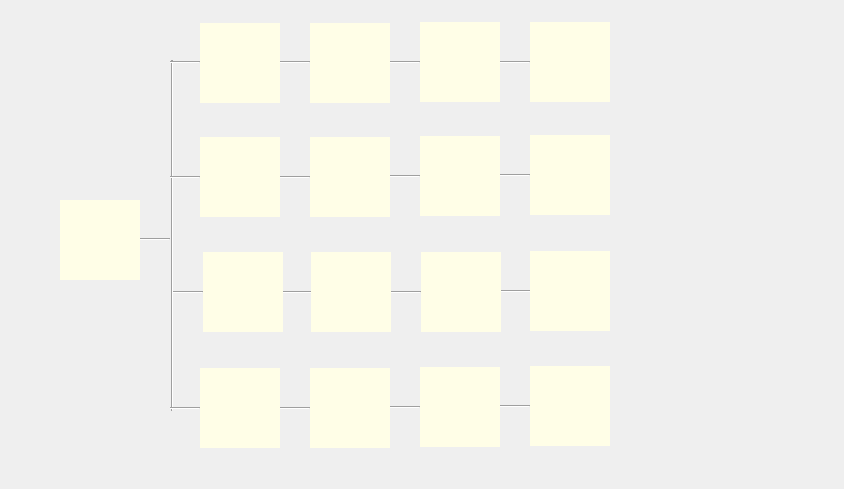
         <widget class="QWidget" name="TimeManagerContents">
          <property name="geometry">
           <rect>
            <x>0</x>
            <y>0</y>
            <width>844</width>
            <height>489</height>
           </rect>
          </property>
          <widget class="Line" name="line_25">
           <property name="geometry">
            <rect>
             <x>500</x>
             <y>60</y>
             <width>30</width>
             <height>5</height>
            </rect>
           </property>
           <property name="sizePolicy">
            <sizepolicy hsizetype="Minimum" vsizetype="Fixed">
             <horstretch>0</horstretch>
             <verstretch>0</verstretch>
            </sizepolicy>
           </property>
           <property name="minimumSize">
            <size>
             <width>30</width>
             <height>5</height>
            </size>
           </property>
           <property name="maximumSize">
            <size>
             <width>30</width>
             <height>5</height>
            </size>
           </property>
           <property name="orientation">
            <enum>Qt::Horizontal</enum>
           </property>
          </widget>
          <widget class="Line" name="line_28">
           <property name="geometry">
            <rect>
             <x>501</x>
             <y>289</y>
             <width>30</width>
             <height>5</height>
            </rect>
           </property>
           <property name="sizePolicy">
            <sizepolicy hsizetype="Minimum" vsizetype="Fixed">
             <horstretch>0</horstretch>
             <verstretch>0</verstretch>
            </sizepolicy>
           </property>
           <property name="minimumSize">
            <size>
             <width>30</width>
             <height>5</height>
            </size>
           </property>
           <property name="maximumSize">
            <size>
             <width>30</width>
             <height>5</height>
            </size>
           </property>
           <property name="orientation">
            <enum>Qt::Horizontal</enum>
           </property>
          </widget>
          <widget class="Line" name="line_6">
           <property name="geometry">
            <rect>
             <x>170</x>
             <y>60</y>
             <width>5</width>
             <height>351</height>
            </rect>
           </property>
           <property name="minimumSize">
            <size>
             <width>5</width>
             <height>0</height>
            </size>
           </property>
           <property name="maximumSize">
            <size>
             <width>5</width>
             <height>16777215</height>
            </size>
           </property>
           <property name="orientation">
            <enum>Qt::Vertical</enum>
           </property>
          </widget>
          <widget class="Line" name="line_29">
           <property name="geometry">
            <rect>
             <x>390</x>
             <y>405</y>
             <width>30</width>
             <height>5</height>
            </rect>
           </property>
           <property name="sizePolicy">
            <sizepolicy hsizetype="Minimum" vsizetype="Fixed">
             <horstretch>0</horstretch>
             <verstretch>0</verstretch>
            </sizepolicy>
           </property>
           <property name="minimumSize">
            <size>
             <width>30</width>
             <height>5</height>
            </size>
           </property>
           <property name="maximumSize">
            <size>
             <width>30</width>
             <height>5</height>
            </size>
           </property>
           <property name="orientation">
            <enum>Qt::Horizontal</enum>
           </property>
          </widget>
          <widget class="QFrame" name="LaunchAppCount_2">
           <property name="geometry">
            <rect>
             <x>200</x>
             <y>368</y>
             <width>80</width>
             <height>80</height>
            </rect>
           </property>
           <property name="minimumSize">
            <size>
             <width>80</width>
             <height>80</height>
            </size>
           </property>
           <property name="maximumSize">
            <size>
             <width>80</width>
             <height>80</height>
            </size>
           </property>
           <property name="styleSheet">
            <string notr="true">border:0;
background-color: rgb(255, 254, 231);</string>
           </property>
           <property name="frameShape">
            <enum>QFrame::StyledPanel</enum>
           </property>
           <property name="frameShadow">
            <enum>QFrame::Raised</enum>
           </property>
          </widget>
          <widget class="QFrame" name="AllEatingCount">
           <property name="geometry">
            <rect>
             <x>200</x>
             <y>23</y>
             <width>80</width>
             <height>80</height>
            </rect>
           </property>
           <property name="minimumSize">
            <size>
             <width>80</width>
             <height>80</height>
            </size>
           </property>
           <property name="maximumSize">
            <size>
             <width>80</width>
             <height>80</height>
            </size>
           </property>
           <property name="styleSheet">
            <string notr="true">border:0;
background-color: rgb(255, 254, 231);</string>
           </property>
           <property name="frameShape">
            <enum>QFrame::StyledPanel</enum>
           </property>
           <property name="frameShadow">
            <enum>QFrame::Raised</enum>
           </property>
          </widget>
          <widget class="QFrame" name="MarathonRuunner_2">
           <property name="geometry">
            <rect>
             <x>310</x>
             <y>23</y>
             <width>80</width>
             <height>80</height>
            </rect>
           </property>
           <property name="minimumSize">
            <size>
             <width>80</width>
             <height>80</height>
            </size>
           </property>
           <property name="maximumSize">
            <size>
             <width>80</width>
             <height>80</height>
            </size>
           </property>
           <property name="styleSheet">
            <string notr="true">border:0;
background-color: rgb(255, 254, 231);</string>
           </property>
           <property name="frameShape">
            <enum>QFrame::StyledPanel</enum>
           </property>
           <property name="frameShadow">
            <enum>QFrame::Raised</enum>
           </property>
          </widget>
          <widget class="Line" name="line_31">
           <property name="geometry">
            <rect>
             <x>391</x>
             <y>290</y>
             <width>30</width>
             <height>5</height>
            </rect>
           </property>
           <property name="sizePolicy">
            <sizepolicy hsizetype="Minimum" vsizetype="Fixed">
             <horstretch>0</horstretch>
             <verstretch>0</verstretch>
            </sizepolicy>
           </property>
           <property name="minimumSize">
            <size>
             <width>30</width>
             <height>5</height>
            </size>
           </property>
           <property name="maximumSize">
            <size>
             <width>30</width>
             <height>5</height>
            </size>
           </property>
           <property name="orientation">
            <enum>Qt::Horizontal</enum>
           </property>
          </widget>
          <widget class="QFrame" name="ResearchCount_2">
           <property name="geometry">
            <rect>
             <x>203</x>
             <y>252</y>
             <width>80</width>
             <height>80</height>
            </rect>
           </property>
           <property name="minimumSize">
            <size>
             <width>80</width>
             <height>80</height>
            </size>
           </property>
           <property name="maximumSize">
            <size>
             <width>80</width>
             <height>80</height>
            </size>
           </property>
           <property name="styleSheet">
            <string notr="true">border:0;
background-color: rgb(255, 254, 231);</string>
           </property>
           <property name="frameShape">
            <enum>QFrame::StyledPanel</enum>
           </property>
           <property name="frameShadow">
            <enum>QFrame::Raised</enum>
           </property>
          </widget>
          <widget class="Line" name="line_32">
           <property name="geometry">
            <rect>
             <x>500</x>
             <y>404</y>
             <width>30</width>
             <height>5</height>
            </rect>
           </property>
           <property name="sizePolicy">
            <sizepolicy hsizetype="Minimum" vsizetype="Fixed">
             <horstretch>0</horstretch>
             <verstretch>0</verstretch>
            </sizepolicy>
           </property>
           <property name="minimumSize">
            <size>
             <width>30</width>
             <height>5</height>
            </size>
           </property>
           <property name="maximumSize">
            <size>
             <width>30</width>
             <height>5</height>
            </size>
           </property>
           <property name="orientation">
            <enum>Qt::Horizontal</enum>
           </property>
          </widget>
          <widget class="QFrame" name="SearchWizard_2">
           <property name="geometry">
            <rect>
             <x>530</x>
             <y>251</y>
             <width>80</width>
             <height>80</height>
            </rect>
           </property>
           <property name="minimumSize">
            <size>
             <width>80</width>
             <height>80</height>
            </size>
           </property>
           <property name="maximumSize">
            <size>
             <width>80</width>
             <height>80</height>
            </size>
           </property>
           <property name="styleSheet">
            <string notr="true">border:0;
background-color: rgb(255, 254, 231);</string>
           </property>
           <property name="frameShape">
            <enum>QFrame::StyledPanel</enum>
           </property>
           <property name="frameShadow">
            <enum>QFrame::Raised</enum>
           </property>
          </widget>
          <widget class="QFrame" name="InfoNinja_2">
           <property name="geometry">
            <rect>
             <x>530</x>
             <y>135</y>
             <width>80</width>
             <height>80</height>
            </rect>
           </property>
           <property name="minimumSize">
            <size>
             <width>80</width>
             <height>80</height>
            </size>
           </property>
           <property name="maximumSize">
            <size>
             <width>80</width>
             <height>80</height>
            </size>
           </property>
           <property name="styleSheet">
            <string notr="true">border:0;
background-color: rgb(255, 254, 231);</string>
           </property>
           <property name="frameShape">
            <enum>QFrame::StyledPanel</enum>
           </property>
           <property name="frameShadow">
            <enum>QFrame::Raised</enum>
           </property>
          </widget>
          <widget class="QFrame" name="SearchMaestro_2">
           <property name="geometry">
            <rect>
             <x>421</x>
             <y>252</y>
             <width>80</width>
             <height>80</height>
            </rect>
           </property>
           <property name="minimumSize">
            <size>
             <width>80</width>
             <height>80</height>
            </size>
           </property>
           <property name="maximumSize">
            <size>
             <width>80</width>
             <height>80</height>
            </size>
           </property>
           <property name="styleSheet">
            <string notr="true">border:0;
background-color: rgb(255, 254, 231);</string>
           </property>
           <property name="frameShape">
            <enum>QFrame::StyledPanel</enum>
           </property>
           <property name="frameShadow">
            <enum>QFrame::Raised</enum>
           </property>
          </widget>
          <widget class="Line" name="line_7">
           <property name="geometry">
            <rect>
             <x>140</x>
             <y>237</y>
             <width>30</width>
             <height>5</height>
            </rect>
           </property>
           <property name="sizePolicy">
            <sizepolicy hsizetype="Minimum" vsizetype="Fixed">
             <horstretch>0</horstretch>
             <verstretch>0</verstretch>
            </sizepolicy>
           </property>
           <property name="minimumSize">
            <size>
             <width>30</width>
             <height>5</height>
            </size>
           </property>
           <property name="maximumSize">
            <size>
             <width>30</width>
             <height>5</height>
            </size>
           </property>
           <property name="orientation">
            <enum>Qt::Horizontal</enum>
           </property>
          </widget>
          <widget class="Line" name="line_33">
           <property name="geometry">
            <rect>
             <x>280</x>
             <y>406</y>
             <width>30</width>
             <height>5</height>
            </rect>
           </property>
           <property name="sizePolicy">
            <sizepolicy hsizetype="Minimum" vsizetype="Fixed">
             <horstretch>0</horstretch>
             <verstretch>0</verstretch>
            </sizepolicy>
           </property>
           <property name="minimumSize">
            <size>
             <width>30</width>
             <height>5</height>
            </size>
           </property>
           <property name="maximumSize">
            <size>
             <width>30</width>
             <height>5</height>
            </size>
           </property>
           <property name="orientation">
            <enum>Qt::Horizontal</enum>
           </property>
          </widget>
          <widget class="Line" name="line_34">
           <property name="geometry">
            <rect>
             <x>283</x>
             <y>290</y>
             <width>30</width>
             <height>5</height>
            </rect>
           </property>
           <property name="sizePolicy">
            <sizepolicy hsizetype="Minimum" vsizetype="Fixed">
             <horstretch>0</horstretch>
             <verstretch>0</verstretch>
            </sizepolicy>
           </property>
           <property name="minimumSize">
            <size>
             <width>30</width>
             <height>5</height>
            </size>
           </property>
           <property name="maximumSize">
            <size>
             <width>30</width>
             <height>5</height>
            </size>
           </property>
           <property name="orientation">
            <enum>Qt::Horizontal</enum>
           </property>
          </widget>
          <widget class="Line" name="line_35">
           <property name="geometry">
            <rect>
             <x>390</x>
             <y>60</y>
             <width>30</width>
             <height>5</height>
            </rect>
           </property>
           <property name="sizePolicy">
            <sizepolicy hsizetype="Minimum" vsizetype="Fixed">
             <horstretch>0</horstretch>
             <verstretch>0</verstretch>
            </sizepolicy>
           </property>
           <property name="minimumSize">
            <size>
             <width>30</width>
             <height>5</height>
            </size>
           </property>
           <property name="maximumSize">
            <size>
             <width>30</width>
             <height>5</height>
            </size>
           </property>
           <property name="orientation">
            <enum>Qt::Horizontal</enum>
           </property>
          </widget>
          <widget class="QFrame" name="InfoConnoisseur_2">
           <property name="geometry">
            <rect>
             <x>420</x>
             <y>136</y>
             <width>80</width>
             <height>80</height>
            </rect>
           </property>
           <property name="minimumSize">
            <size>
             <width>80</width>
             <height>80</height>
            </size>
           </property>
           <property name="maximumSize">
            <size>
             <width>80</width>
             <height>80</height>
            </size>
           </property>
           <property name="styleSheet">
            <string notr="true">border:0;
background-color: rgb(255, 254, 231);</string>
           </property>
           <property name="frameShape">
            <enum>QFrame::StyledPanel</enum>
           </property>
           <property name="frameShadow">
            <enum>QFrame::Raised</enum>
           </property>
          </widget>
          <widget class="Line" name="line_8">
           <property name="geometry">
            <rect>
             <x>173</x>
             <y>290</y>
             <width>30</width>
             <height>5</height>
            </rect>
           </property>
           <property name="sizePolicy">
            <sizepolicy hsizetype="Minimum" vsizetype="Fixed">
             <horstretch>0</horstretch>
             <verstretch>0</verstretch>
            </sizepolicy>
           </property>
           <property name="minimumSize">
            <size>
             <width>30</width>
             <height>5</height>
            </size>
           </property>
           <property name="maximumSize">
            <size>
             <width>30</width>
             <height>5</height>
            </size>
           </property>
           <property name="orientation">
            <enum>Qt::Horizontal</enum>
           </property>
          </widget>
          <widget class="Line" name="line_9">
           <property name="geometry">
            <rect>
             <x>170</x>
             <y>60</y>
             <width>30</width>
             <height>5</height>
            </rect>
           </property>
           <property name="sizePolicy">
            <sizepolicy hsizetype="Minimum" vsizetype="Fixed">
             <horstretch>0</horstretch>
             <verstretch>0</verstretch>
            </sizepolicy>
           </property>
           <property name="minimumSize">
            <size>
             <width>30</width>
             <height>5</height>
            </size>
           </property>
           <property name="maximumSize">
            <size>
             <width>30</width>
             <height>5</height>
            </size>
           </property>
           <property name="orientation">
            <enum>Qt::Horizontal</enum>
           </property>
          </widget>
          <widget class="Line" name="line_10">
           <property name="geometry">
            <rect>
             <x>170</x>
             <y>406</y>
             <width>30</width>
             <height>5</height>
            </rect>
           </property>
           <property name="sizePolicy">
            <sizepolicy hsizetype="Minimum" vsizetype="Fixed">
             <horstretch>0</horstretch>
             <verstretch>0</verstretch>
            </sizepolicy>
           </property>
           <property name="minimumSize">
            <size>
             <width>30</width>
             <height>5</height>
            </size>
           </property>
           <property name="maximumSize">
            <size>
             <width>30</width>
             <height>5</height>
            </size>
           </property>
           <property name="orientation">
            <enum>Qt::Horizontal</enum>
           </property>
          </widget>
          <widget class="QFrame" name="AAAAA">
           <property name="geometry">
            <rect>
             <x>60</x>
             <y>200</y>
             <width>80</width>
             <height>80</height>
            </rect>
           </property>
           <property name="minimumSize">
            <size>
             <width>80</width>
             <height>80</height>
            </size>
           </property>
           <property name="maximumSize">
            <size>
             <width>80</width>
             <height>80</height>
            </size>
           </property>
           <property name="styleSheet">
            <string notr="true">border:0;
background-color: rgb(255, 254, 231);</string>
           </property>
           <property name="frameShape">
            <enum>QFrame::StyledPanel</enum>
           </property>
           <property name="frameShadow">
            <enum>QFrame::Raised</enum>
           </property>
          </widget>
          <widget class="QFrame" name="WorkingCount">
           <property name="geometry">
            <rect>
             <x>200</x>
             <y>137</y>
             <width>80</width>
             <height>80</height>
            </rect>
           </property>
           <property name="minimumSize">
            <size>
             <width>80</width>
             <height>80</height>
            </size>
           </property>
           <property name="maximumSize">
            <size>
             <width>80</width>
             <height>80</height>
            </size>
           </property>
           <property name="styleSheet">
            <string notr="true">border:0;
background-color: rgb(255, 254, 231);</string>
           </property>
           <property name="frameShape">
            <enum>QFrame::StyledPanel</enum>
           </property>
           <property name="frameShadow">
            <enum>QFrame::Raised</enum>
           </property>
          </widget>
          <widget class="Line" name="line_36">
           <property name="geometry">
            <rect>
             <x>170</x>
             <y>175</y>
             <width>30</width>
             <height>5</height>
            </rect>
           </property>
           <property name="sizePolicy">
            <sizepolicy hsizetype="Minimum" vsizetype="Fixed">
             <horstretch>0</horstretch>
             <verstretch>0</verstretch>
            </sizepolicy>
           </property>
           <property name="minimumSize">
            <size>
             <width>30</width>
             <height>5</height>
            </size>
           </property>
           <property name="maximumSize">
            <size>
             <width>30</width>
             <height>5</height>
            </size>
           </property>
           <property name="orientation">
            <enum>Qt::Horizontal</enum>
           </property>
          </widget>
          <widget class="QFrame" name="Launchaholic_2">
           <property name="geometry">
            <rect>
             <x>420</x>
             <y>367</y>
             <width>80</width>
             <height>80</height>
            </rect>
           </property>
           <property name="minimumSize">
            <size>
             <width>80</width>
             <height>80</height>
            </size>
           </property>
           <property name="maximumSize">
            <size>
             <width>80</width>
             <height>80</height>
            </size>
           </property>
           <property name="styleSheet">
            <string notr="true">border:0;
background-color: rgb(255, 254, 231);</string>
           </property>
           <property name="frameShape">
            <enum>QFrame::StyledPanel</enum>
           </property>
           <property name="frameShadow">
            <enum>QFrame::Raised</enum>
           </property>
          </widget>
          <widget class="Line" name="line_38">
           <property name="geometry">
            <rect>
             <x>280</x>
             <y>60</y>
             <width>30</width>
             <height>5</height>
            </rect>
           </property>
           <property name="sizePolicy">
            <sizepolicy hsizetype="Minimum" vsizetype="Fixed">
             <horstretch>0</horstretch>
             <verstretch>0</verstretch>
            </sizepolicy>
           </property>
           <property name="minimumSize">
            <size>
             <width>30</width>
             <height>5</height>
            </size>
           </property>
           <property name="maximumSize">
            <size>
             <width>30</width>
             <height>5</height>
            </size>
           </property>
           <property name="orientation">
            <enum>Qt::Horizontal</enum>
           </property>
          </widget>
          <widget class="QFrame" name="TimeTraveler_2">
           <property name="geometry">
            <rect>
             <x>420</x>
             <y>22</y>
             <width>80</width>
             <height>80</height>
            </rect>
           </property>
           <property name="minimumSize">
            <size>
             <width>80</width>
             <height>80</height>
            </size>
           </property>
           <property name="maximumSize">
            <size>
             <width>80</width>
             <height>80</height>
            </size>
           </property>
           <property name="styleSheet">
            <string notr="true">border:0;
background-color: rgb(255, 254, 231);</string>
           </property>
           <property name="frameShape">
            <enum>QFrame::StyledPanel</enum>
           </property>
           <property name="frameShadow">
            <enum>QFrame::Raised</enum>
           </property>
          </widget>
          <widget class="Line" name="line_39">
           <property name="geometry">
            <rect>
             <x>500</x>
             <y>173</y>
             <width>30</width>
             <height>5</height>
            </rect>
           </property>
           <property name="sizePolicy">
            <sizepolicy hsizetype="Minimum" vsizetype="Fixed">
             <horstretch>0</horstretch>
             <verstretch>0</verstretch>
            </sizepolicy>
           </property>
           <property name="minimumSize">
            <size>
             <width>30</width>
             <height>5</height>
            </size>
           </property>
           <property name="maximumSize">
            <size>
             <width>30</width>
             <height>5</height>
            </size>
           </property>
           <property name="orientation">
            <enum>Qt::Horizontal</enum>
           </property>
          </widget>
          <widget class="Line" name="line_40">
           <property name="geometry">
            <rect>
             <x>390</x>
             <y>174</y>
             <width>30</width>
             <height>5</height>
            </rect>
           </property>
           <property name="sizePolicy">
            <sizepolicy hsizetype="Minimum" vsizetype="Fixed">
             <horstretch>0</horstretch>
             <verstretch>0</verstretch>
            </sizepolicy>
           </property>
           <property name="minimumSize">
            <size>
             <width>30</width>
             <height>5</height>
            </size>
           </property>
           <property name="maximumSize">
            <size>
             <width>30</width>
             <height>5</height>
            </size>
           </property>
           <property name="orientation">
            <enum>Qt::Horizontal</enum>
           </property>
          </widget>
          <widget class="QFrame" name="LaunchEnthusiast_2">
           <property name="geometry">
            <rect>
             <x>310</x>
             <y>368</y>
             <width>80</width>
             <height>80</height>
            </rect>
           </property>
           <property name="minimumSize">
            <size>
             <width>80</width>
             <height>80</height>
            </size>
           </property>
           <property name="maximumSize">
            <size>
             <width>80</width>
             <height>80</height>
            </size>
           </property>
           <property name="styleSheet">
            <string notr="true">border:0;
background-color: rgb(255, 254, 231);</string>
           </property>
           <property name="frameShape">
            <enum>QFrame::StyledPanel</enum>
           </property>
           <property name="frameShadow">
            <enum>QFrame::Raised</enum>
           </property>
          </widget>
          <widget class="Line" name="line_42">
           <property name="geometry">
            <rect>
             <x>280</x>
             <y>175</y>
             <width>30</width>
             <height>5</height>
            </rect>
           </property>
           <property name="sizePolicy">
            <sizepolicy hsizetype="Minimum" vsizetype="Fixed">
             <horstretch>0</horstretch>
             <verstretch>0</verstretch>
            </sizepolicy>
           </property>
           <property name="minimumSize">
            <size>
             <width>30</width>
             <height>5</height>
            </size>
           </property>
           <property name="maximumSize">
            <size>
             <width>30</width>
             <height>5</height>
            </size>
           </property>
           <property name="orientation">
            <enum>Qt::Horizontal</enum>
           </property>
          </widget>
          <widget class="QFrame" name="DataDynamo_2">
           <property name="geometry">
            <rect>
             <x>310</x>
             <y>137</y>
             <width>80</width>
             <height>80</height>
            </rect>
           </property>
           <property name="minimumSize">
            <size>
             <width>80</width>
             <height>80</height>
            </size>
           </property>
           <property name="maximumSize">
            <size>
             <width>80</width>
             <height>80</height>
            </size>
           </property>
           <property name="styleSheet">
            <string notr="true">border:0;
background-color: rgb(255, 254, 231);</string>
           </property>
           <property name="frameShape">
            <enum>QFrame::StyledPanel</enum>
           </property>
           <property name="frameShadow">
            <enum>QFrame::Raised</enum>
           </property>
          </widget>
          <widget class="QFrame" name="DedicatedUser_2">
           <property name="geometry">
            <rect>
             <x>530</x>
             <y>22</y>
             <width>80</width>
             <height>80</height>
            </rect>
           </property>
           <property name="minimumSize">
            <size>
             <width>80</width>
             <height>80</height>
            </size>
           </property>
           <property name="maximumSize">
            <size>
             <width>80</width>
             <height>80</height>
            </size>
           </property>
           <property name="styleSheet">
            <string notr="true">border:0;
background-color: rgb(255, 254, 231);</string>
           </property>
           <property name="frameShape">
            <enum>QFrame::StyledPanel</enum>
           </property>
           <property name="frameShadow">
            <enum>QFrame::Raised</enum>
           </property>
          </widget>
          <widget class="QFrame" name="App_o_holic_2">
           <property name="geometry">
            <rect>
             <x>530</x>
             <y>366</y>
             <width>80</width>
             <height>80</height>
            </rect>
           </property>
           <property name="minimumSize">
            <size>
             <width>80</width>
             <height>80</height>
            </size>
           </property>
           <property name="maximumSize">
            <size>
             <width>80</width>
             <height>80</height>
            </size>
           </property>
           <property name="styleSheet">
            <string notr="true">border:0;
background-color: rgb(255, 254, 231);</string>
           </property>
           <property name="frameShape">
            <enum>QFrame::StyledPanel</enum>
           </property>
           <property name="frameShadow">
            <enum>QFrame::Raised</enum>
           </property>
          </widget>
          <widget class="QFrame" name="SearchSleuth_2">
           <property name="geometry">
            <rect>
             <x>311</x>
             <y>252</y>
             <width>80</width>
             <height>80</height>
            </rect>
           </property>
           <property name="minimumSize">
            <size>
             <width>80</width>
             <height>80</height>
            </size>
           </property>
           <property name="maximumSize">
            <size>
             <width>80</width>
             <height>80</height>
            </size>
           </property>
           <property name="styleSheet">
            <string notr="true">border:0;
background-color: rgb(255, 254, 231);</string>
           </property>
           <property name="frameShape">
            <enum>QFrame::StyledPanel</enum>
           </property>
           <property name="frameShadow">
            <enum>QFrame::Raised</enum>
           </property>
          </widget>
         </widget>
